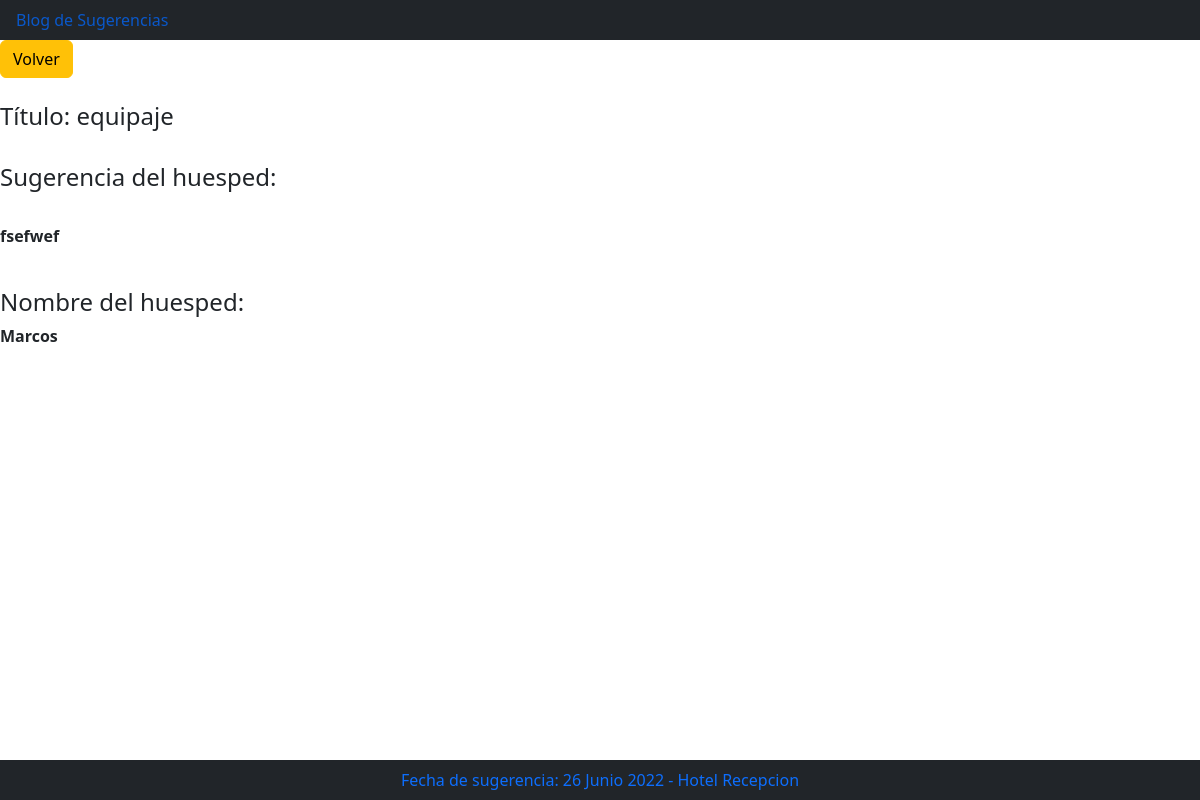
Page /detalle/7/ on the committed database.
### blog/models.py (models this page shows)
class BlogModel(models.Model):
    titulo = models.CharField(max_length=100)
    sub_titulo = models.CharField(max_length=100)
    sugerencia = models.TextField()
    nombre_de_huesped = models.CharField(max_length=100)
    fecha_creacion = models.DateField(auto_now_add=True)

### blog/views.py (the view)
# urls.py: path("detalle/<pk>/",BlogDetail.as_view(),name="blog_detail"),
class BlogDetail(DetailView):
    model = BlogModel
    template_name = "blog/blog_detail.html"

### blog/templates/blog/blog_detail.html (shortened to what this page needs)
{% load bootstrap5 %}
{% bootstrap_css %}
<ul class="nav bg-dark fixed">
  <li class="nav-item">
    <a class="nav-link active" href="{%url  'blog_list' %}"> Blog de Sugerencias </a>
  </li>
</ul>
<div class="row">
    <div class="col">
      {% url 'blog_list' as blog_list_url %}
      {% bootstrap_button "Volver" button_class="btn-warning" button_type="link" href=blog_list_url %}
    <div>
  <div>
  <br>
<div>
    <h4>Título: {{object.titulo}} </h4>
    <br>
    <h4>Sugerencia del huesped: </h4> <br> <p><b> {{object.sugerencia}}</b></p>
    <br>
    <h4> Nombre del huesped: </h4> <b>  {{object.nombre_de_huesped}} </b>
</div>
<ul class="nav bg-dark fixed-bottom justify-content-center">
  <li class="nav-item">
    <a class="nav-link active" href="{% url  'blog_list' %}"> Fecha de sugerencia: {{object.fecha_creacion}} - Hotel Recepcion </a>
  </li>
</ul>

### rows in the picture
BlogModel: titulo "equipaje", sugerencia "fsefwef", nombre_de_huesped "Marcos", fecha_creacion "26 Junio 2022"
